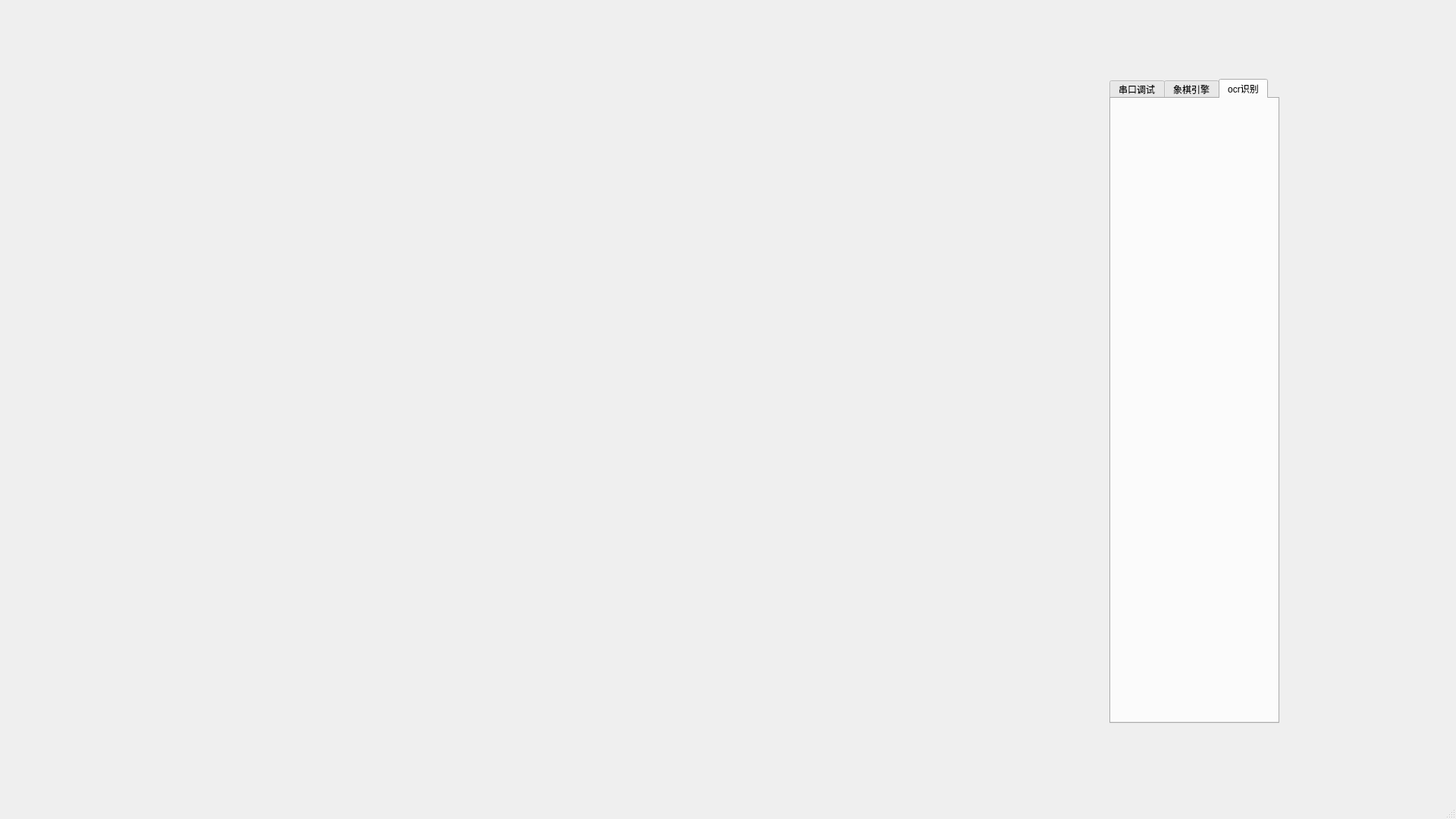
<?xml version="1.0" encoding="UTF-8"?>
<ui version="4.0">
 <class>MainWindow</class>
 <widget class="QMainWindow" name="MainWindow">
  <property name="geometry">
   <rect>
    <x>0</x>
    <y>0</y>
    <width>1920</width>
    <height>1080</height>
   </rect>
  </property>
  <property name="minimumSize">
   <size>
    <width>1920</width>
    <height>1080</height>
   </size>
  </property>
  <property name="windowTitle">
   <string>MainWindow</string>
  </property>
  <property name="styleSheet">
   <string notr="true">background-image: url(:/new/prefix1/back.png);</string>
  </property>
  <widget class="QWidget" name="centralwidget">
   <property name="styleSheet">
    <string notr="true">background-image: url(:/new/prefix1/back_white.png);</string>
   </property>
   <layout class="QHBoxLayout" name="horizontalLayout">
    <item>
     <spacer name="horizontalSpacer">
      <property name="orientation">
       <enum>Qt::Horizontal</enum>
      </property>
      <property name="sizeHint" stdset="0">
       <size>
        <width>40</width>
        <height>20</height>
       </size>
      </property>
     </spacer>
    </item>
    <item>
     <widget class="Chess" name="widget_2" native="true">
      <property name="minimumSize">
       <size>
        <width>1000</width>
        <height>540</height>
       </size>
      </property>
      <property name="styleSheet">
       <string notr="true"/>
      </property>
     </widget>
    </item>
    <item>
     <spacer name="horizontalSpacer_3">
      <property name="orientation">
       <enum>Qt::Horizontal</enum>
      </property>
      <property name="sizeHint" stdset="0">
       <size>
        <width>40</width>
        <height>20</height>
       </size>
      </property>
     </spacer>
    </item>
    <item>
     <widget class="QTabWidget" name="tabWidget">
      <property name="maximumSize">
       <size>
        <width>800</width>
        <height>850</height>
       </size>
      </property>
      <property name="styleSheet">
       <string notr="true">font: 10pt &quot;华文细黑&quot;;
background-image: url(:/new/prefix1/tab_back.png);</string>
      </property>
      <property name="currentIndex">
       <number>2</number>
      </property>
      <widget class="QWidget" name="tab_3">
       <attribute name="title">
        <string>串口调试</string>
       </attribute>
       <layout class="QHBoxLayout" name="horizontalLayout_2">
        <item>
         <widget class="Port" name="widget" native="true"/>
        </item>
       </layout>
      </widget>
      <widget class="QWidget" name="tab_4">
       <attribute name="title">
        <string>象棋引擎</string>
       </attribute>
       <layout class="QHBoxLayout" name="horizontalLayout_3">
        <item>
         <widget class="engine" name="widget_3" native="true"/>
        </item>
       </layout>
      </widget>
      <widget class="QWidget" name="tab">
       <attribute name="title">
        <string>ocr识别</string>
       </attribute>
       <layout class="QHBoxLayout" name="horizontalLayout_4">
        <item>
         <widget class="ocr" name="widget_4" native="true"/>
        </item>
       </layout>
      </widget>
     </widget>
    </item>
    <item>
     <spacer name="horizontalSpacer_2">
      <property name="orientation">
       <enum>Qt::Horizontal</enum>
      </property>
      <property name="sizeHint" stdset="0">
       <size>
        <width>40</width>
        <height>20</height>
       </size>
      </property>
     </spacer>
    </item>
   </layout>
  </widget>
  <widget class="QMenuBar" name="menubar">
   <property name="geometry">
    <rect>
     <x>0</x>
     <y>0</y>
     <width>1920</width>
     <height>26</height>
    </rect>
   </property>
  </widget>
  <widget class="QStatusBar" name="statusbar"/>
  <action name="actionOpen">
   <property name="text">
    <string>Open</string>
   </property>
  </action>
  <action name="actionClose">
   <property name="text">
    <string>Close</string>
   </property>
  </action>
  <action name="actionOpen_2">
   <property name="text">
    <string>Open</string>
   </property>
  </action>
  <action name="actionClose_2">
   <property name="text">
    <string>Close</string>
   </property>
  </action>
 </widget>
 <customwidgets>
  <customwidget>
   <class>Port</class>
   <extends>QWidget</extends>
   <header location="global">port.h</header>
   <container>1</container>
  </customwidget>
  <customwidget>
   <class>Chess</class>
   <extends>QWidget</extends>
   <header location="global">chess.h</header>
   <container>1</container>
  </customwidget>
  <customwidget>
   <class>engine</class>
   <extends>QWidget</extends>
   <header location="global">engine.h</header>
   <container>1</container>
  </customwidget>
  <customwidget>
   <class>ocr</class>
   <extends>QWidget</extends>
   <header location="global">ocr.h</header>
   <container>1</container>
  </customwidget>
 </customwidgets>
 <resources/>
 <connections/>
</ui>
